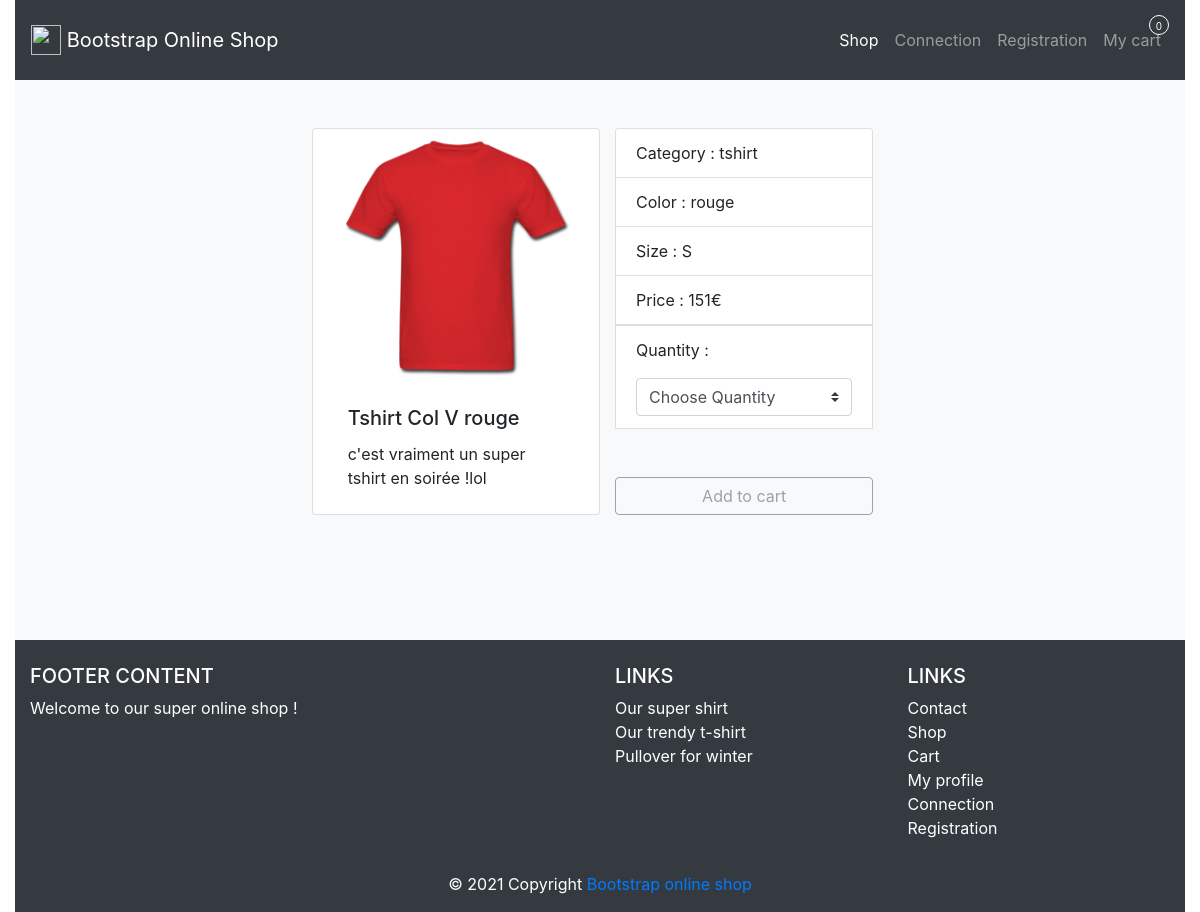
The app's page /product_info.php?id_product=2 with its own data.
### tables this page shows
CREATE TABLE IF NOT EXISTS `product` (
  `id` int NOT NULL AUTO_INCREMENT,
  `reference` varchar(20) NOT NULL,
  `category` varchar(20) NOT NULL,
  `title` varchar(100) NOT NULL,
  `description` text NOT NULL,
  `color` varchar(20) NOT NULL,
  `size` varchar(5) NOT NULL,
  `public` enum('m','f','mixte') NOT NULL,
  `picture` varchar(250) NOT NULL,
  `price` int NOT NULL,
  `stock` int NOT NULL,
  PRIMARY KEY (`id`),
  UNIQUE KEY `reference` (`reference`)
);

### product_info.php (the view, shortened to what this page needs)
<?php
require_once("inc/init.php");
if(isset($_GET["id_product"])) {
    $id = $_GET["id_product"];
    $stmt = $pdo->query("SELECT * FROM product WHERE id = '$id' ");
    $product = $stmt->fetch(PDO::FETCH_ASSOC);
} else {
    header("location:index.php");
    exit();
}
require_once("inc/header.php");
?>
<div class="card col-md-4">
    <img src="pictures/<?= $product["picture"];  ?>" class="card-img-top" alt="Black t-shirt">
    <div class="card-body">
        <h5 class="card-title"><?= $product["title"]; ?> </h5>
        <p class="card-text"><?= $product["description"]; ?></p>
    </div>
</div>
<div class="col-md-4">
    <ul class="list-group">
        <li class="list-group-item">Category : <?= $product["category"]; ?></li>
        <li class="list-group-item">Color : <?= $product["color"]; ?></li>
        <li class="list-group-item">Size : <?= $product["size"]; ?></li>
        <li class="list-group-item">Price : <?= $product["price"]; ?>€</li>
        <form method="POST" action="cart.php">
            <li class="list-group-item">
                <p>Quantity :</p>
                <select class="custom-select" name="quantity" id="exampleFormControlSelect1">
                    <option selected>Choose Quantity</option>
                </select>
            </li>
            <input type="submit" name="addToCart" class="btn btn-outline-secondary mt-5 w-100" disabled value="Add to cart">
        </form>
    </ul>
</div>
<?php
require_once("inc/footer.php");
?>

### records on screen
product: picture (picture), title "Tshirt Col V rouge", description "c'est vraiment un super tshirt en soirée !lol", category "tshirt", color "rouge", size "S", price "151"

### other values on screen
totalProductsInCart() "0"
